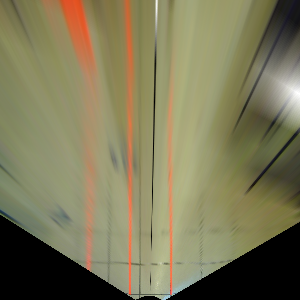

Reproduce this figure in Python.
import cv2
import numpy as np
from matplotlib import pyplot as plt
from numpy.linalg import inv

img1 = cv2.imread('undist_960_540_cut.png',1) # Origen (Imagen del suelo)
#**************************************************
#**************************************************
#**************************************************
# Se definen 4 puntos en la imagen de origen. Las unidades son px.
p1_1 = [239,155]
p1_2 = [303,154]	
p1_3 = [479,219]
p1_4 = [157,224]
P1 = np.concatenate(([[p1_1],[p1_2],[p1_3],[p1_4]]),axis=0)
# Se seleccionan 4 puntos en la imagen de destino, se escriben en cm y se usa como referencial 
# al vector de traslacion T. Este se varia segun convenga a la imagen de salida; 
T = [140,233]#[141,234] 
p2_1 = np.add([0.0,0.0],T)
p2_2 = np.add([29.5,0.0],T)			
p2_3 = np.add([29.5,60.5],T) 
p2_4 = np.add([0,60.5],T)
P2 = np.array([p2_1,p2_2,p2_3,p2_4])
H, mask = cv2.findHomography(P1, P2, cv2.RANSAC,5.0) 
#**************************************************
#**************************************************
#**************************************************
print("****************")
print("Matriz de Homografia")
print(H) # Matriz de homografia
#Obtenemos la imagen con correccion de pespectiva
imagenH = cv2.warpPerspective(img1, H, (300,300),borderMode=cv2.BORDER_CONSTANT, borderValue=(0, 0, 0)) 			
cv2.imshow('imagenH',imagenH)
cv2.waitKey(0)
cv2.imwrite('homography_960_540.png',imagenH)
cv2.destroyAllWindows()
